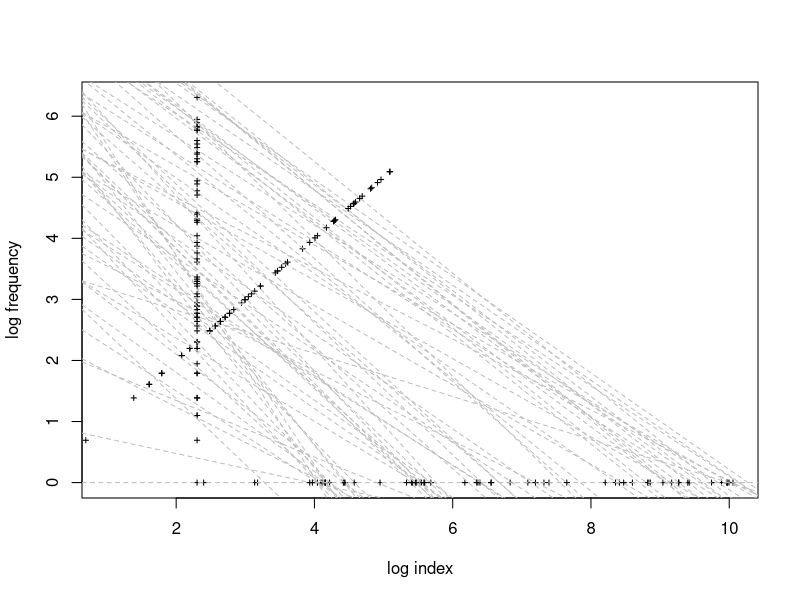
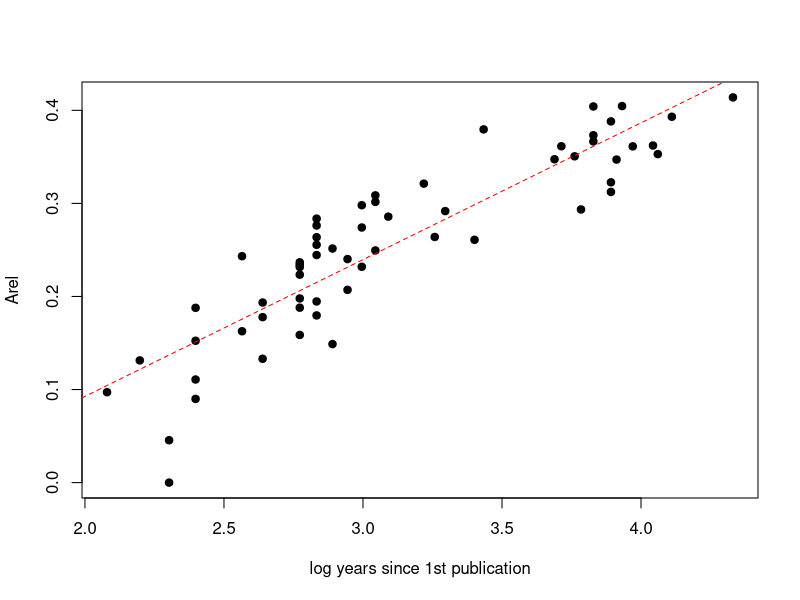
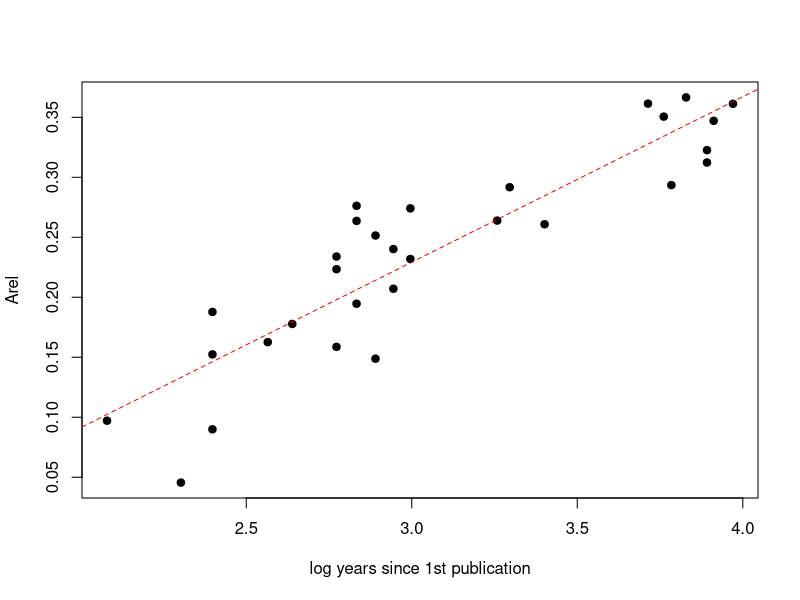
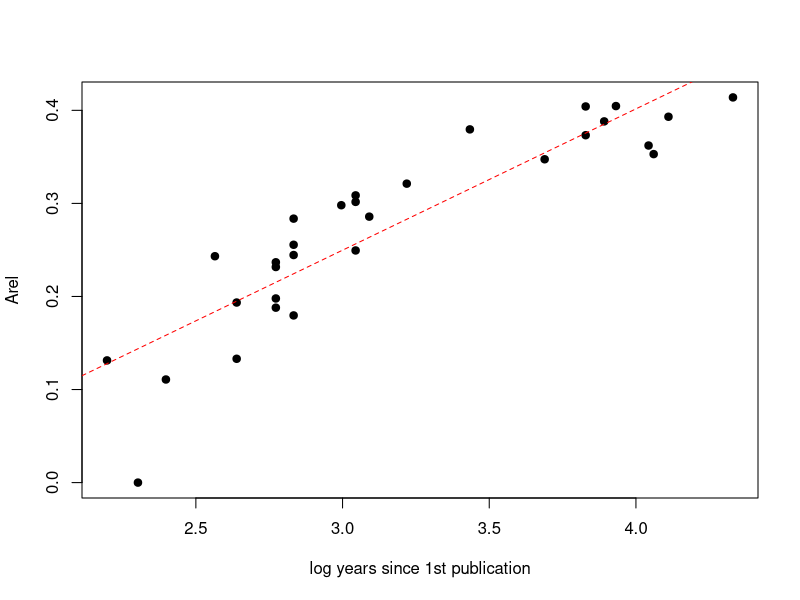
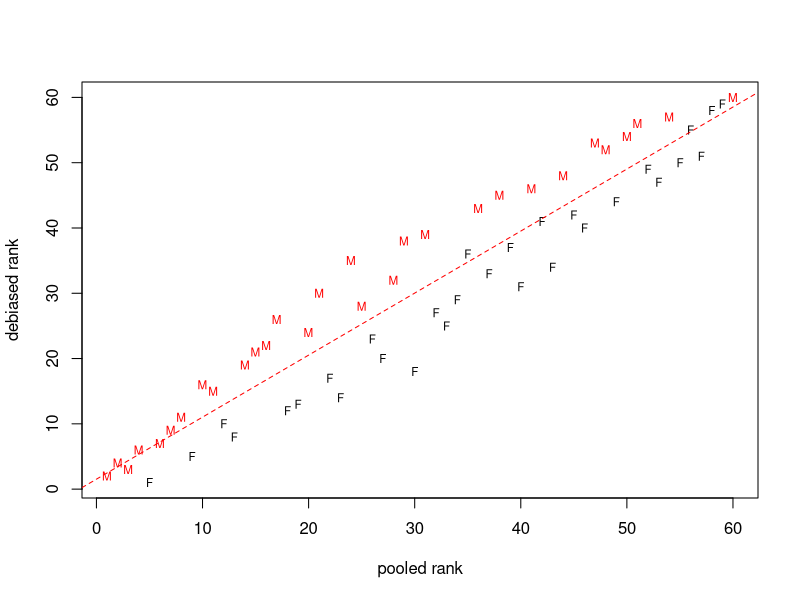

Write R code to recreate these figures, in order.
######################
## ε-index function ##
######################

####################################
## Corey J. A. Bradshaw           ##
## Flinders University, Australia ##
## globalecologyflinders.com      ##
## October 2020                   ##
####################################

# 'dat.samp' is the sample data.frame loaded from a .csv file (format specified after function)
# 'sort.out' is a sorting option for the final results table based on desired index (default = 'e')
    # possible values: 'e' = pooled; 'ep' = normalised; 'd' = gender-debiased; 'dp' = normalised gender-debiased
    # If there are insufficient individuals per gender to estimate a gender-specific index, we recommmend not using
    # or sorting based on the gender-debiased index (option 'd')
    # If the individuals in the sample are not all in the same approximate discipline, we recommend not using
    # or sorting based on either of the two normalised indices (options 'ep' or 'dp')

epsilon.index.func <- function(dat.samp, sort.index='e') { 
  
  if(length(sort.index)>1) stop("you can only enter 1 value for the sort.index option: either 'e', 'ep', 'd', or 'dp'")

  ## set internal functions
  AICc <- function(...) {
    models <- list(...)
    num.mod <- length(models)
    AICcs <- numeric(num.mod)
    ns <- numeric(num.mod)
    ks <- numeric(num.mod)
    AICc.vec <- rep(0,num.mod)
    for (i in 1:num.mod) {
      if (length(models[[i]]$df.residual) == 0) n <- models[[i]]$dims$N else n <- length(models[[i]]$residuals)
      if (length(models[[i]]$df.residual) == 0) k <- sum(models[[i]]$dims$ncol) else k <- (length(models[[i]]$coeff))+1
      AICcs[i] <- (-2*logLik(models[[i]])) + ((2*k*n)/(n-k-1))
      ns[i] <- n
      ks[i] <- k
      AICc.vec[i] <- AICcs[i]
    }
    return(AICc.vec)
  }
  
  delta.AIC <- function(x) x - min(x) ## where x is a vector of AIC
  weight.AIC <- function(x) (exp(-0.5*x))/sum(exp(-0.5*x)) ## Where x is a vector of dAIC
  ch.dev <- function(x) ((( as.numeric(x$null.deviance) - as.numeric(x$deviance) )/ as.numeric(x$null.deviance))*100) ## % change in deviance, where x is glm object
  
  linreg.ER <- function(x,y) { # where x and y are vectors of the same length; calls AICc, delta.AIC, weight.AIC functions
    fit.full <- lm(y ~ x); fit.null <- lm(y ~ 1)
    AIC.vec <- c(AICc(fit.full),AICc(fit.null))
    dAIC.vec <- delta.AIC(AIC.vec); wAIC.vec <- weight.AIC(dAIC.vec)
    ER <- wAIC.vec[1]/wAIC.vec[2]
    r.sq.adj <- as.numeric(summary(fit.full)[9])
    return(c(ER,r.sq.adj))
  }
  
  ## transforms
  dat.samp$gender <- as.character(dat.samp$gender)
  dat.samp$personID <- as.character(dat.samp$personID)
  dat.samp$y.e <- as.numeric(format(Sys.Date(), "%Y")) - dat.samp$firstyrpub
  dat.samp$lc10 <- ifelse(dat.samp$i10==0, 0, log(dat.samp$i10))
  dat.samp$lch <- log(dat.samp$h)
  dat.samp$lcmax <- log(1)
  dat.samp$li10 <- log(10)
  dat.samp$lih <- log(dat.samp$h)
  dat.samp$limax <- log(dat.samp$maxcit)
  dat.samp$mi <- dat.samp$h/dat.samp$y.e
  
  ## power-law relationship
  plot(as.numeric(dat.samp[1,11:13]), as.numeric(dat.samp[1,8:10]), lty=2, xlim=c(1,max(dat.samp$limax)), ylim=c(0,max(dat.samp$lc10)), col="white", xlab="log index", ylab="log frequency")
  
  lis.out <- lcs.out <- pers.out <- rep(NA,1)
  xypts.out <- matrix(NA,nrow=2, ncol=2)
  dat.samp$a <- dat.samp$b <- NA
  for (p in 1:dim(dat.samp)[1]) {
    lis <- as.numeric(dat.samp[p, 11:13])
    lis.out <- c(lis.out, lis)
    lcs <- as.numeric(dat.samp[p, 8:10])
    lcs.out <- c(lcs.out, lcs)
    pers <- rep(dat.samp[p, 4],3)
    pers.out <- c(pers.out,pers)
    fitp <- lm(lcs ~ lis)
    dat.samp$a[p] <- coef(fitp)[1]
    dat.samp$b[p] <- coef(fitp)[2]
    ystart.pt <- dat.samp$a[p] + dat.samp$b[p]
    yend.pt <- 0
    xpts <- c(1,lis[3])
    ypts <- c(ystart.pt, yend.pt)
    xypts <- cbind(xpts,ypts)
    colnames(xypts) <- c(paste(pers[1],"x",sep=""), paste(pers[1],"y",sep=""))
    xypts.out <- cbind(xypts.out, xypts)
    points(lis,lcs,pch=3,cex=0.5, col="black")
    abline(fitp, lty=2, col="grey")
  }

  ## area under the curve
  dat.samp$Alin <- NA
  for (q in 1:dim(dat.samp)[1]) {
    if (dat.samp$limax[q] > 1) {
      li.cont <- seq(1, dat.samp$limax[q], 0.05)
      pred.lin <- dat.samp$a[q] + dat.samp$b[q]*(li.cont)
      dat.samp$Alin[q] <- sum(pred.lin)/(length(li.cont)*(max(dat.samp$limax)))}
    if (dat.samp$limax[q] < 1) {
      dat.samp$Alin[q] <- 0}
  }

  ## residual ranking
  plot(log(dat.samp$y.e), dat.samp$Alin, pch=19, xlab="log years since 1st publication", ylab="Arel", ylim=c(min((dat.samp$Alin)),max((dat.samp$Alin))), xlim=c(min(log(dat.samp$y.e)),max(log(dat.samp$y.e))))
  fit.yAlin <- lm(dat.samp$Alin ~ log(dat.samp$y.e))
  if (coef(fit.yAlin)[2] < 0)  {
    fit.yAlin <- lm(dat.samp$Alin ~ 0 + log(dat.samp$y.e))
  }
  abline(fit.yAlin, lty=2, col="red")
  summary(fit.yAlin)
  #print(paste("AIC evidence ratio = ", round(linreg.ER(log(dat.samp$y.e), dat.samp$Alin)[1], 2), sep=""))
  #print(paste("Radj = ", round(linreg.ER(log(dat.samp$y.e), dat.samp$Alin)[2], 2), sep=""))
  
  ## calculate expectation relative to sample
  expectation <- as.character(ifelse(resid(fit.yAlin) > 0, "above", "below"))
  dat.out <- data.frame(dat.samp$personID, dat.samp$gender, dat.samp$y.e, resid(fit.yAlin), expectation, dat.samp$mi, dat.samp$h)
  dat.sort <- dat.out[order(dat.out[,4],decreasing=T),1:7]
  dat.sort$rank <- seq(1,length(dat.samp$personID),1)
  colnames(dat.sort) <- c("person","gender","yrs.publ", "eindex","expectation","m-quotient","h-index", "rank")
  dat.sort$person <- as.character(dat.sort$person)
  dat.sort$gender <- as.character(dat.sort$gender)
  dat.sort$expectation <- as.character(dat.sort$expectation)

  ## gender-debiased ε-index 
  # women
  dat.sampF <- subset(dat.samp, gender=="F")
  plot(log(dat.sampF$y.e), dat.sampF$Alin, pch=19, xlab="log years since 1st publication", ylab="Arel", ylim=c(min((dat.sampF$Alin)),max((dat.sampF$Alin))), xlim=c(min(log(dat.sampF$y.e)),max(log(dat.sampF$y.e))))
  fitF.yAlin <- lm(dat.sampF$Alin ~ log(dat.sampF$y.e))
  if (coef(fitF.yAlin)[2] < 0)  {
    fitF.yAlin <- lm(dat.sampF$Alin ~ 0 + log(dat.sampF$y.e))
  }
  abline(fitF.yAlin, lty=2, col="red")
  summary(fitF.yAlin)
  #print(paste("AIC evidence ratio = ", round(linreg.ER(log(dat.sampF$y.e), dat.sampF$Alin)[1], 2), sep=""))
  #print(paste("Radj = ", round(linreg.ER(log(dat.sampF$y.e), dat.sampF$Alin)[2], 2), sep=""))
  
  ## calculate expectation relative to sample
  expectationF <- as.character(ifelse(resid(fitF.yAlin) > 0, "above", "below"))
  datF.out <- data.frame(dat.sampF$personID, dat.sampF$gender, dat.sampF$y.e, resid(fitF.yAlin), expectationF, dat.sampF$mi, dat.sampF$h)
  datF.sort <- datF.out[order(datF.out[,4],decreasing=T),1:7]
  datF.sort$rankF <- seq(1,length(dat.sampF$personID),1)
  colnames(datF.sort) <- c("person","gender","yrs.publ", "eindex","expectation","m-quotient","h-index", "gender.rank")
  datF.sort$person <- as.character(datF.sort$person)
  datF.sort$gender <- as.character(datF.sort$gender)
  datF.sort$expectation <- as.character(datF.sort$expectation)
  
  # men
  dat.sampM <- subset(dat.samp, gender=="M")
  plot(log(dat.sampM$y.e), dat.sampM$Alin, pch=19, xlab="log years since 1st publication", ylab="Arel", ylim=c(min((dat.sampM$Alin)),max((dat.sampM$Alin))), xlim=c(min(log(dat.sampM$y.e)),max(log(dat.sampM$y.e))))
  fitM.yAlin <- lm(dat.sampM$Alin ~ log(dat.sampM$y.e))
  if (coef(fitM.yAlin)[2] < 0)  {
    fitM.yAlin <- lm(dat.sampM$Alin ~ 0 + log(dat.sampM$y.e))
  }
  abline(fitM.yAlin, lty=2, col="red")
  summary(fitM.yAlin)
  #print(paste("AIC evidence ratio = ", round(linreg.ER(log(dat.sampM$y.e), dat.sampM$Alin)[1], 2), sep=""))
  #print(paste("Radj = ", round(linreg.ER(log(dat.sampM$y.e), dat.sampM$Alin)[2], 2), sep=""))
  
  ## calculate expectation relative to sample
  expectationM <- as.character(ifelse(resid(fitM.yAlin) > 0, "above", "below"))
  datM.out <- data.frame(dat.sampM$personID, dat.sampM$gender, dat.sampM$y.e, resid(fitM.yAlin), expectationM, dat.sampM$mi, dat.sampM$h)
  datM.sort <- datM.out[order(datM.out[,4],decreasing=T),1:7]
  datM.sort$rankF <- seq(1,length(dat.sampM$personID),1)
  colnames(datM.sort) <- c("person","gender","yrs.publ", "eindex","expectation","m-quotient","h-index", "gender.rank")
  datM.sort$person <- as.character(datM.sort$person)
  datM.sort$gender <- as.character(datM.sort$gender)
  datM.sort$expectation <- as.character(datM.sort$expectation)
  
  # combine women & men subsets & re-rank
  datFM <- rbind(datF.sort,datM.sort)
  datFM.sort <- datFM[order(datFM[,4],decreasing=T),1:8]
  datFM.sort$rnk.debiased <- seq(1,length(datFM.sort$person),1)
  colnames(datFM.sort)[4] <- "gender.eindex"
  
  # add rank from pooled sample
  orig.rank <- dat.sort[,c(1,4,8)]
  datFM.mrg <- merge(datFM.sort, orig.rank, by="person", all=F, no.dups=T)
  colnames(datFM.mrg)[10] <- "pooled.eindex"
  colnames(datFM.mrg)[11] <- "pooled.rnk"
  full.out <- datFM.mrg[order(datFM.mrg[,9],decreasing=F), 1:11]  
  
  plot(full.out$pooled.rnk, full.out$rnk.debiased, xlab="pooled rank", ylab="debiased rank", pch=NULL, cex=0.7, col="white")
  origdebias.fit <- lm(full.out$rnk.debiased~full.out$pooled.rnk)
  points(full.out[which(full.out$gender=="M"),11], full.out[which(full.out$gender=="M"),9], col="red", pch="M", cex=0.7)
  points(full.out[which(full.out$gender=="F"),11], full.out[which(full.out$gender=="F"),9], col="black", pch="F", cex=0.7)
  abline(origdebias.fit, lty=2, col="red")
  
  ## scale (normalise)
  full.out$e.prime.index <- scale(full.out$pooled.eindex, scale=T, center=F)
  full.out$debiased.e.prime.index <- scale(full.out$gender.eindex, scale=T, center=F)
  
  # sort on desired metric & recalculate expectation based on sort metric
  # 'e' = pooled; 'ep' = normalised; 'd' = gender-debiased; 'dp' = normalised gender-debiased 
  if (sort.index == 'd') {
    sort.out <- full.out[order(full.out[,9],decreasing=F), 1:13]}
  if (sort.index == 'e') {
    sort.out <- full.out[order(full.out[,10],decreasing=T), 1:13]
    sort.out$expectation <- as.character(ifelse(sort.out[,10] > 0, 'above', 'below'))}
  if (sort.index == 'ep') {
    sort.out <- full.out[order(full.out[,12],decreasing=T), 1:13]
    sort.out$expectation <- ifelse(sort.out[,12] > 0, 'above', 'below')
    sort.out$eprime.rnk <- seq(1,dim(sort.out)[1], by=1)}
  if (sort.index == 'dp') {
    sort.out <- full.out[order(full.out[,13],decreasing=T), 1:13]
    sort.out$expectation <- ifelse(sort.out[,13] > 0, 'above', 'below')
    sort.out$eprime.debiased.rnk <- seq(1,dim(sort.out)[1], by=1)}
  
  # print final output
  return(sort.out)
  
} # end epsilon.index.func


## import data
## data should be in the following format:
## .csv file (comma-delimited)
## COLUMN 1: 'personID' - any character identification of an individual researcher (can be a name)
## COLUMN 2: 'gender' - researcher's gender ("F" or "M")
## COLUMN 3: 'i10' - researcher's i10 index (# papers with ≥ 10 citations); must be > 0
## COLUMN 4: 'h' - researcher's h-index
## COLUMN 5: 'maxcit' - number of citations of researcher's most cited peer-reviewed paper
## COLUMN 6: 'firstyrpub' - the year of the researcher's first published peer-reviewed paper

example.dat <- read.csv("datasample.csv", header=T) # .csv file of data for researcher sample

## apply function
epsilon.index.func(dat.samp=example.dat)

# The output file includes the following columns:
# person: researcher's ID (specified by user)
# gender: F=female; M=male
# yrs.publ: number of years since first peer-reviewed article
# gender.eindex: ε-index relative to others of the same gender in the sample
# expectation: whether above or below expectation relative to others of the same gender
# m-quotient: h-index ÷ yrs.publ
# h-index: h-index
# gender.rank: rank from gender.ε-index (1 = highest)
# rnk.debiased: gender-debiased rank (1 = highest)
# pooled.eindex: ε-index generated from the entire sample (not gender-specific)
# pooled.rnk: rank from pooled.ε-index (1 = highest)
# e.prime.index: scaled ε-index (ε′-index)
# debiased.e.prime.index: scaled gender.ε-index (gender ε′-index)
